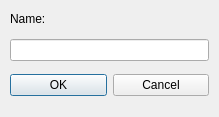
<?xml version="1.0" encoding="UTF-8"?>
<ui version="4.0">
 <class>NameDialog</class>
 <widget class="QDialog" name="NameDialog">
  <property name="geometry">
   <rect>
    <x>0</x>
    <y>0</y>
    <width>219</width>
    <height>117</height>
   </rect>
  </property>
  <property name="minimumSize">
   <size>
    <width>219</width>
    <height>117</height>
   </size>
  </property>
  <property name="maximumSize">
   <size>
    <width>219</width>
    <height>117</height>
   </size>
  </property>
  <property name="windowTitle">
   <string>Dialog</string>
  </property>
  <widget class="QWidget" name="layoutWidget">
   <property name="geometry">
    <rect>
     <x>10</x>
     <y>5</y>
     <width>199</width>
     <height>100</height>
    </rect>
   </property>
   <layout class="QVBoxLayout" name="verticalLayout">
    <property name="sizeConstraint">
     <enum>QLayout::SetNoConstraint</enum>
    </property>
    <item>
     <widget class="QLabel" name="namelabel">
      <property name="sizePolicy">
       <sizepolicy hsizetype="Preferred" vsizetype="Fixed">
        <horstretch>0</horstretch>
        <verstretch>0</verstretch>
       </sizepolicy>
      </property>
      <property name="text">
       <string>Name:</string>
      </property>
     </widget>
    </item>
    <item>
     <layout class="QHBoxLayout" name="horizontalLayout_2">
      <item>
       <widget class="QLineEdit" name="id">
        <property name="enabled">
         <bool>true</bool>
        </property>
        <property name="readOnly">
         <bool>false</bool>
        </property>
       </widget>
      </item>
     </layout>
    </item>
    <item>
     <layout class="QHBoxLayout" name="horizontalLayout">
      <item>
       <widget class="QPushButton" name="OK">
        <property name="text">
         <string>OK</string>
        </property>
       </widget>
      </item>
      <item>
       <widget class="QPushButton" name="Cancel">
        <property name="text">
         <string>Cancel</string>
        </property>
       </widget>
      </item>
     </layout>
    </item>
   </layout>
  </widget>
 </widget>
 <resources/>
 <connections>
  <connection>
   <sender>OK</sender>
   <signal>clicked()</signal>
   <receiver>NameDialog</receiver>
   <slot>accept()</slot>
   <hints>
    <hint type="sourcelabel">
     <x>52</x>
     <y>86</y>
    </hint>
    <hint type="destinationlabel">
     <x>62</x>
     <y>109</y>
    </hint>
   </hints>
  </connection>
  <connection>
   <sender>Cancel</sender>
   <signal>clicked()</signal>
   <receiver>NameDialog</receiver>
   <slot>reject()</slot>
   <hints>
    <hint type="sourcelabel">
     <x>183</x>
     <y>84</y>
    </hint>
    <hint type="destinationlabel">
     <x>187</x>
     <y>114</y>
    </hint>
   </hints>
  </connection>
 </connections>
</ui>
